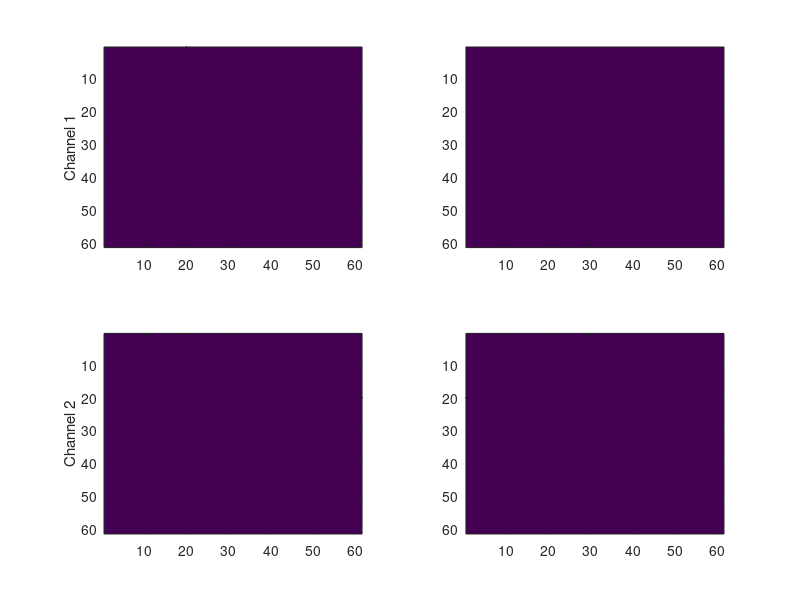

Here is the MATLAB script that generated this plot: (Note: this script raises an error after producing the figure.)
clear all
close all
clc
cd ('C:\Users\sbbk034\OneDrive - City, University of London\Documents\GitHub\RingFluorescence\CODE')
%%

baseDir         = 'C:\Users\sbbk034\OneDrive - City, University of London\Documents\GitHub\RingFluorescence\Dataset_One_Whole\';
dir1            = dir (strcat(baseDir,'*_c0001.tif'));
dir2            = dir (strcat(baseDir,'*_c0002.tif'));


load('Dataset_One_Tracks_2023_12_13.mat')
%%

t76             = Dataset_One_Tracks_2023_12_13(Dataset_One_Tracks_2023_12_13(:,3)==76,:);
t80             = Dataset_One_Tracks_2023_12_13(Dataset_One_Tracks_2023_12_13(:,3)==80,:);
[~,index76]     = sort(t76(:,9),'ascend');
[~,index80]     = sort(t80(:,9),'ascend');

t76B            = t76(index76,:);
t80B            = t80(index80,:);

t76B(:,5:6)     = t76B(:,5:6)/0.1729938;
t80B(:,5:6)     = t80B(:,5:6)/0.1729938;


[xx_t,yy_t]         = meshgrid(-30:30,-30:30);
angle_view          = angle(xx_t+1i*yy_t);
distance_view       = sqrt(xx_t.^2+yy_t.^2);
% Set the dimensions of the ring
dimensionsRing                          = [0 6];
ring                = (distance_view>dimensionsRing(1)).*(distance_view<dimensionsRing(2));


max_time            =max(max(t76B(:,9)),max(t80B(:,9)) );
%% process T76 


h1=figure(1);
clf
h221 = subplot(221);
i221 = imagesc(zeros(61)); caxis([1 15000])
ht = title('');
hy1 = ylabel('Channel 1');
h222 = subplot(222);
i222 = imagesc(zeros(61)); caxis([1 15000])

ht2 = title('');

h223 = subplot(223);
i223 = imagesc(zeros(61)); caxis([1 15000])

hy2 = ylabel('Channel 2');
h224 = subplot(224);
i224 = imagesc(zeros(61)); caxis([1 15000])
%%

    % caxis([1 15000])
    % title(strcat('Frame =',num2str(counterT)))
    % subplot(222)
    % imagesc(channel_1_ring)
    % caxis([1 15000])
    % colorbar
    % subplot(223)
    % imagesc(channel_2_crop)
    % caxis([1 15000])
    % title(strcat('Frame =',num2str(counterT)))
    % subplot(224)
    % imagesc(channel_2_ring)
    % caxis([1 15000])

clear F;

max_time            = size(t76B,1);
for counterT = 1 :max_time
    disp(counterT)
    currentFrame    = t76B(counterT,9);
    channel_1       = double(imread(strcat(baseDir,dir1(currentFrame+1).name)));
    channel_2       = double(imread(strcat(baseDir,dir2(currentFrame+1).name)));

    %combined(:,:,1)     = channel_1/max(channel_1(:));
    %combined(:,:,2)     = channel_2/max(channel_2(:));
    %combined(1,1,3)     = 0;

    %imagesc(combined)
    %
    cc                  = round(t76B(counterT,5)-30:t76B(counterT,5)+30);
    rr                  = round(t76B(counterT,6)-30:t76B(counterT,6)+30);
    channel_1_crop      = channel_1(rr,cc);
    channel_2_crop      = channel_2(rr,cc);
    channel_1_ring      = ring .* channel_1_crop;
    channel_2_ring      = ring .* channel_2_crop;
    i221.CData          = channel_1_crop;
    i222.CData          = channel_1_ring;
    i223.CData          = channel_2_crop;
    i224.CData          = channel_2_ring;
    ht.String =strcat('Iteration =',num2str(counterT));
    ht2.String =strcat('Time Frame =',num2str(currentFrame));    
    % %subplot(221)
    % imagesc(channel_1_crop)
    % caxis([1 15000])

    % title(strcat('Frame =',num2str(counterT)))
    % subplot(222)
    % imagesc(channel_1_ring)
    % caxis([1 15000])
    % colorbar
    % subplot(223)
    % imagesc(channel_2_crop)
    % caxis([1 15000])
    % title(strcat('Frame =',num2str(counterT)))
    % subplot(224)
    % imagesc(channel_2_ring)
    % caxis([1 15000])
    % colorbar
    % 
     drawnow
    F(counterT) = getframe(h1);
    %pause(0.1)

    for counterA=-pi:0.3:pi
        %intensityPerAngle = channel_1_ring.*((angle_view>counterA).*(angle_view<(counterA+0.3)));
        %intensityPerAngle = channel_1_ring.*((angle_viewC>counterA).*(angle_viewC<(counterA+0.3)));
        intensityPerAngle_1 = channel_1_ring.*((angle_view>counterA).*(angle_view<(counterA+0.3)));
        IntensityPerAngleT_1(round(1+10*(pi+(counterA))/3)) = max(intensityPerAngle_1(:));
        intensityPerAngle_2 = channel_2_ring.*((angle_view>counterA).*(angle_view<(counterA+0.3)));
        IntensityPerAngleT_2(round(1+10*(pi+(counterA))/3)) = max(intensityPerAngle_2(:));
    end
    Intensity_OverTime_76_1(currentFrame,: ) =IntensityPerAngleT_1;
    Intensity_OverTime_76_2(currentFrame,: ) =IntensityPerAngleT_2;

    for counterD = 1 : max(dimensionsRing )
        intensityPerDistance(counterD) = sum(sum(channel_2_ring.*(round(distance_view)==counterD) ));
    end
    Intensity_OverTime_76_3(currentFrame,: ) =intensityPerDistance;
end
%%
 v = VideoWriter('Track76_video_6_2023_12_14', 'MPEG-4');
            open(v);
            writeVideo(v,F);
            close(v);


%% process T80 

clear F;
max_time            = size(t80B,1);
for counterT = 1 :max_time
    disp(counterT)
    currentFrame    = t80B(counterT,9);
    channel_1       = double(imread(strcat(baseDir,dir1(currentFrame+1).name)));
    channel_2       = double(imread(strcat(baseDir,dir2(currentFrame+1).name)));

    %combined(:,:,1)     = channel_1/max(channel_1(:));
    %combined(:,:,2)     = channel_2/max(channel_2(:));
    %combined(1,1,3)     = 0;

    %imagesc(combined)
    %
    cc                  = round(t80B(counterT,5)-30:t80B(counterT,5)+30);
    rr                  = round(t80B(counterT,6)-30:t80B(counterT,6)+30);
    channel_1_crop      = channel_1(rr,cc);
    channel_2_crop      = channel_2(rr,cc);
    channel_1_ring      = ring .* channel_1_crop;
    channel_2_ring      = ring .* channel_2_crop;

    i221.CData          = channel_1_crop;
    i222.CData          = channel_1_ring;
    i223.CData          = channel_2_crop;
    i224.CData          = channel_2_ring;
    ht.String =strcat('Iteration =',num2str(counterT));
    ht2.String =strcat('Time Frame =',num2str(currentFrame));    

         drawnow
      %    pause(0.02)
    F(counterT) = getframe(h1);
    for counterA=-pi:0.3:pi
        %intensityPerAngle = channel_1_ring.*((angle_view>counterA).*(angle_view<(counterA+0.3)));
        %intensityPerAngle = channel_1_ring.*((angle_viewC>counterA).*(angle_viewC<(counterA+0.3)));
        intensityPerAngle_1 = channel_1_ring.*((angle_view>counterA).*(angle_view<(counterA+0.3)));
        IntensityPerAngleT_1(round(1+10*(pi+(counterA))/3)) = max(intensityPerAngle_1(:));
        intensityPerAngle_2 = channel_2_ring.*((angle_view>counterA).*(angle_view<(counterA+0.3)));
        IntensityPerAngleT_2(round(1+10*(pi+(counterA))/3)) = max(intensityPerAngle_2(:));
    end
    Intensity_OverTime_80_1(currentFrame,: ) =IntensityPerAngleT_1;
    Intensity_OverTime_80_2(currentFrame,: ) =IntensityPerAngleT_2;

    for counterD = 1 : max(dimensionsRing )
        intensityPerDistance(counterD) = sum(sum(channel_2_ring.*(round(distance_view)==counterD) ));
    end
    Intensity_OverTime_80_3(currentFrame,: ) =intensityPerDistance;

end
%%

 v = VideoWriter('Track80_video_6_2023_12_14', 'MPEG-4');
            open(v);
            writeVideo(v,F);
            close(v);

%% Post process:
% 1 Filter
Intensity_OverTime_80_1_LPF = imfilter(Intensity_OverTime_80_1,ones(3,3)/9,'replicate');
Intensity_OverTime_80_2_LPF = imfilter(Intensity_OverTime_80_2,ones(3,3)/9,'replicate');
Intensity_OverTime_76_1_LPF = imfilter(Intensity_OverTime_76_1,ones(3,3)/9,'replicate');
Intensity_OverTime_76_2_LPF = imfilter(Intensity_OverTime_76_2,ones(3,3)/9,'replicate');

Intensity_OverTime_80_1_LPF(Intensity_OverTime_80_1==0)=nan;
Intensity_OverTime_80_2_LPF(Intensity_OverTime_80_2==0)=nan;
Intensity_OverTime_76_1_LPF(Intensity_OverTime_76_1==0)=nan;
Intensity_OverTime_76_2_LPF(Intensity_OverTime_76_2==0)=nan;

%% Display

startpoint = 5*60/3.56;

h1 = figure(11);
h2 = gca;
h3 = mesh(Intensity_OverTime_76_1_LPF);
axis tight;
h1.Position = [400  400  900  350];
h2.View = [110 60];
set(gca,'xtick',1:3:21)
set(gca,'xticklabel',num2str(linspace(-3.14,3.14,7)',3))
%h2.YTick = 20:50:1700;
%h2.YTickLabel = round((h2.YTick)*3.56/60);
h2.YTick = startpoint:5*(60/3.56):1700;
h2.YTickLabel = round((h2.YTick-200)*3.56/60);
xlabel('angle')
ylabel('time [min]')
zlabel('intensity')
title('Track 76, Ch 1')
 colormap jet
%%

h1 = figure(12);
h2 = gca;
h3 = mesh(Intensity_OverTime_76_2_LPF);
axis tight;
h1.Position = [400  400  900  350];
h2.View = [110 60];
set(gca,'xtick',1:3:21)
set(gca,'xticklabel',num2str(linspace(-3.14,3.14,7)',3))
%h2.YTick = 20:50:1700;
%h2.YTickLabel = round((h2.YTick)*3.56/60);
h2.YTick = startpoint:5*(60/3.56):1700;
h2.YTickLabel = round((h2.YTick)*3.56/60);
xlabel('angle')
ylabel('time')
zlabel('intensity')
title('Track 76, Ch 2')
set(gca,'xticklabel',num2str(linspace(-3.14,3.14,7)',3))
xlabel('angle')
ylabel('time [min]')
zlabel('intensity')
 colormap jet

%%
h1 = figure(13);
h2 = gca;
h3 = mesh(Intensity_OverTime_80_1_LPF);
axis tight;
h1.Position = [400  400  900  350];
h2.View = [110 60];
set(gca,'xtick',1:3:21)
set(gca,'xticklabel',num2str(linspace(-3.14,3.14,7)',3))
%h2.YTick = 20:50:1700;
%h2.YTickLabel = round((h2.YTick)*3.56/60);
h2.YTick = startpoint:5*(60/3.56):1700;
h2.YTickLabel = round((h2.YTick-65)*3.56/60);
xlabel('angle')
ylabel('time')
zlabel('intensity')
title('Track 80, Ch 1')
set(gca,'xticklabel',num2str(linspace(-3.14,3.14,7)',3))
xlabel('angle')
ylabel('time [min]')
zlabel('intensity')
 colormap jet
%%

h1 = figure(14);
h2 = gca;
h3 = mesh(Intensity_OverTime_80_2_LPF);
axis tight;
h1.Position = [400  400  900  350];
h2.View = [110 60];
set(gca,'xtick',1:3:21)
set(gca,'xticklabel',num2str(linspace(-3.14,3.14,7)',3))
%h2.YTick = 60:(60/3.56):1700;
%h2.YTickLabel = round((h2.YTick)*3.56/60);
h2.YTick = startpoint:5*(60/3.56):1700;
h2.YTickLabel = round((h2.YTick)*3.56/60);xlabel('angle')
ylabel('time')
zlabel('intensity')
title('Track 80, Ch 2')
set(gca,'xticklabel',num2str(linspace(-3.14,3.14,7)',3))
xlabel('angle')
ylabel('time [min]')
zlabel('intensity')
 colormap jet

%%

h1 = figure(15);
h2 = gca;
h3 = mesh(Intensity_OverTime_76_3(:,end:-1:1));
axis tight;
h1.Position = [400  400  900  350];
h2.View = [100 30];
%set(gca,'xtick',1:3:21)
%set(gca,'xticklabel',num2str(linspace(-3.14,3.14,7)',3))
xlabel('angle')
ylabel('time')
zlabel('intensity')
title('Track 76, Ch 2')
%set(gca,'xticklabel',num2str(linspace(-3.14,3.14,7)',3))
xlabel('angle')
ylabel('time')
zlabel('intensity')
% h2.YTick = 20:50:1700;
%  h2.YTickLabel = round((h2.YTick-665)*3.56/60);
h1 = figure(16);
h2 = gca;
h3 = mesh(Intensity_OverTime_80_3(:,end:-1:1));
axis tight;
h1.Position = [400  400  900  350];
h2.View = [100 30];
%set(gca,'xtick',1:3:21)
%set(gca,'xticklabel',num2str(linspace(-3.14,3.14,7)',3))
xlabel('angle')
ylabel('time')
zlabel('intensity')
title('Track 80, Ch 2')
%set(gca,'xticklabel',num2str(linspace(-3.14,3.14,7)',3))
xlabel('angle')
ylabel('time')
zlabel('intensity')
% h2.YTick = 20:50:1700;
% h2.YTickLabel = round((h2.YTick-665)*3.56/60);
%%


% 
% 
% a=imread('Dataset_One_Whole_t0100_c0001.tif');
% b=imread('C:\Users\sbbk034\OneDrive - City, University of London\Documents\GitHub\RingFluorescence\Dataset_One_Whole\Dataset_One_Whole_t0100_c0002.tif');
% imagesc(b+a)
% 
% 
% imagesc(b+a)
% hold
% plot3(t76(index76,5)/0.1729938,t76(index76,6)/0.1729938,t76(index76,9),'m-.')
% plot3(t80(index80,5)/0.1729938,t80(index80,6)/0.1729938,t80(index80,9),'c-.')
